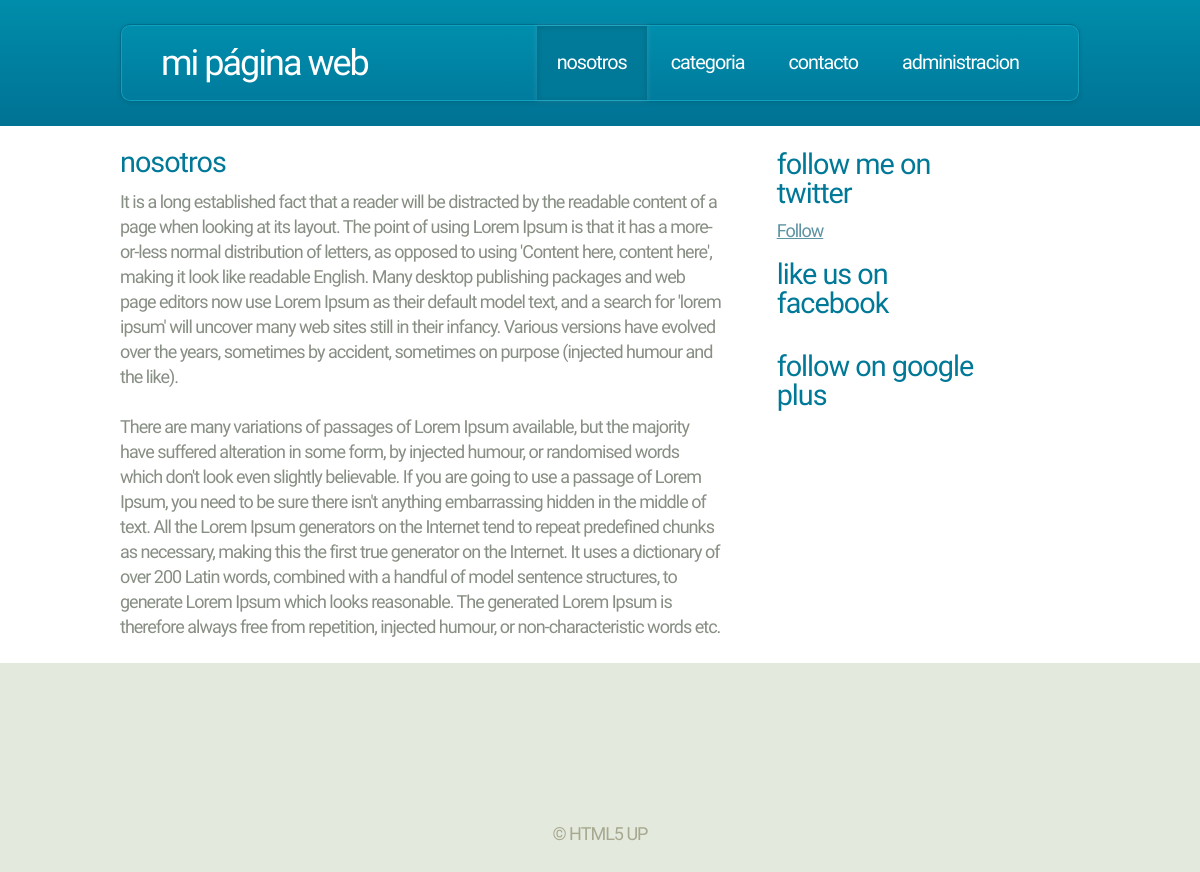
The page /about-us.php on the database its author committed.
### tables this page shows
CREATE TABLE `mp_pages` (
  `page_id` int(11) NOT NULL,
  `page_title` varchar(255) NOT NULL,
  `page_desc` text,
  `meta_keywords` varchar(255) DEFAULT NULL,
  `meta_desc` varchar(255) DEFAULT NULL,
  `sort_order` int(11) NOT NULL DEFAULT '0',
  `parent` varchar(255) NOT NULL DEFAULT '0',
  `status` enum('A','I') NOT NULL DEFAULT 'A',
  `page_alias` varchar(255) DEFAULT NULL
);

### libs/config.php (called while the page is built, shortened)
<?php
require_once("common_functions.php");
$currentPage = pathinfo($_SERVER['PHP_SELF'], PATHINFO_FILENAME);
?>

### libs/common_functions.php (called while the page is built, shortened)
<?php
function getPageDetailsByName($pageAlias) {
    global $DB;
    $rs = array();
    $sql = "SELECT * FROM " . TABLE_PAGES . " WHERE 1 AND page_alias = :pname";
    try {
        $stmt = $DB->prepare($sql);
        $stmt->bindValue(":pname", $pageAlias);
        $stmt->execute();
        $results = $stmt->fetchAll();
    } catch (Exception $ex) {
        echo errorMessage($ex->getMessage());
    }
    if (count($results) > 0) {
       $rs =  $results[0];
    }
    return $rs;
}
?>

### about-us.php (the view)
<?php
require("libs/config.php");
$pageDetails = getPageDetailsByName($currentPage);
include("header.php");
?>
<div class="row main-row">
    <div class="8u">
        <section class="left-content">
            <h2><?php echo stripslashes($pageDetails["page_title"]); ?></h2>
            <?php echo stripslashes($pageDetails["page_desc"]); ?>
        </section>
    </div>
	<?php include("sidebar.php"); ?>
</div>
<?php
include("footer.php");
?>

### css/style.css (style rules this page uses)
*,*:before,*:after { -moz-box-sizing:content-box;-webkit-box-sizing:content-box;-o-box-sizing:content-box;-ms-box-sizing:content-box;box-sizing:content-box }
body { font-size: 13.5pt; font-family: sans-serif; background-color: #e3e9dc; font-family: 'Ubuntu Condensed', sans-serif; color: #878e83; letter-spacing: -1px; }
h1,h2,h3,h4 { color: #007897; font-weight: normal; }
h1,h2 { text-transform: lowercase; }
h2 { font-size: 1.6em; letter-spacing: -1px; margin-bottom: 0.5em; text-transform:lowercase; }

### css/style-desktop.css (style rules this page uses)
body { min-width: 1200px; }
section, article { margin: 0 0 20px 0; }
section:last-child, article:last-child { margin-bottom: 0; }
section.left-content { padding-right: 30px; line-height:25px; }

### css/style-1000px.css (style rules this page uses)
body { min-width: 960px; }

### rows shown on the page
mp_pages: page_title "nosotros", page_desc "It is a long established fact that a reader will be distracted by the readable content of a page when looking at its layout. The point of using Lorem Ipsum is that it has a more-or-less normal distribution of letters, as opposed to using 'Content here, content here', making it look like readable English. Many desktop publishing packages and web page editors now use Lorem Ipsum as their default model text, and a search for 'lorem ipsum' will uncover many web sites still in their infancy. Various versions have evolved over the years, sometimes by accident, sometimes on purpose (injected humour and the like). There are many variations of passages of Lorem Ipsum available, but the majority have…"

### other values the page prints
SITE_NAME "mi página web"
